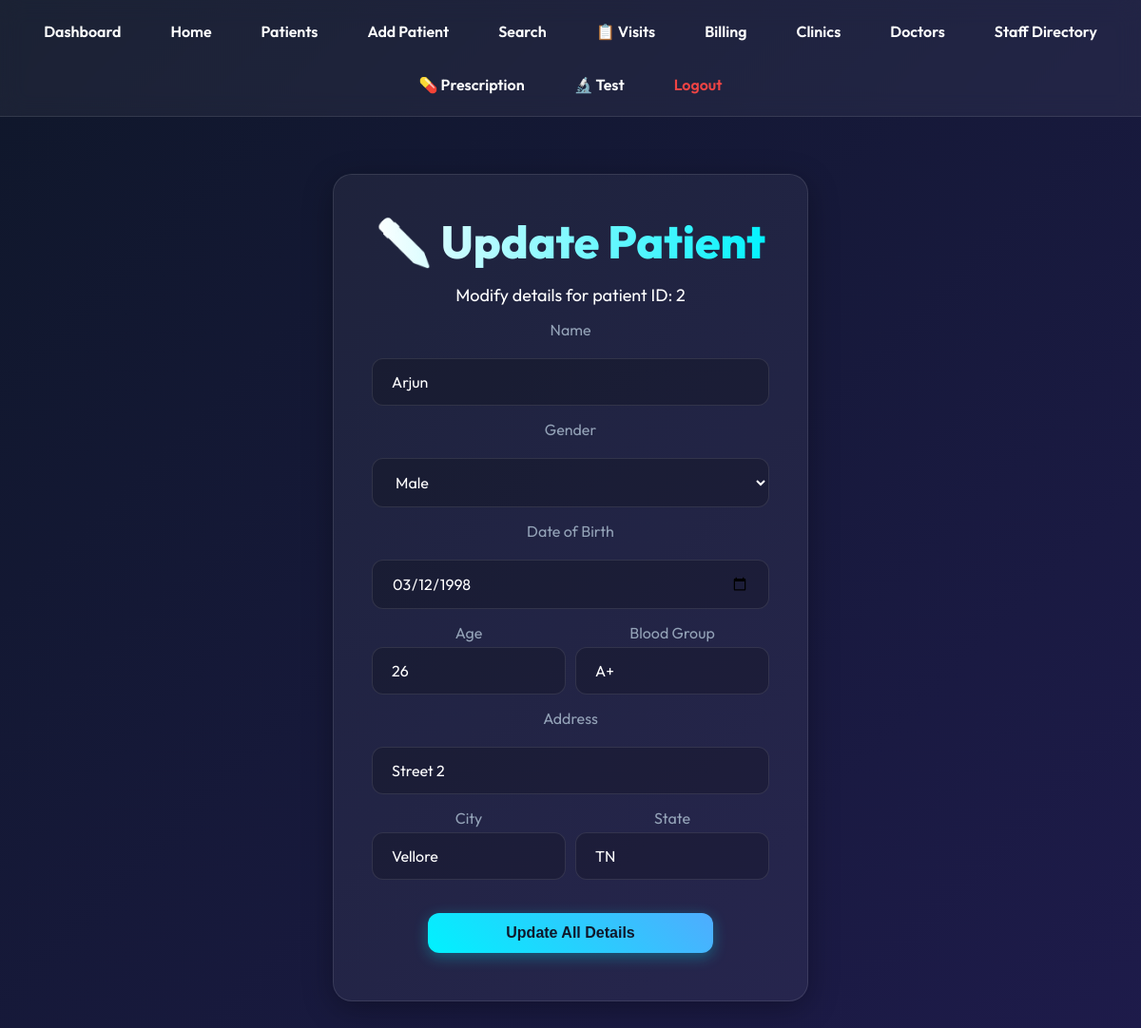
The page /update_patient.php?id=2 (signed in) on the database its author committed.
### tables this page shows
CREATE TABLE PATIENT (
              Patient_ID INTEGER PRIMARY KEY,
              Name TEXT NOT NULL,
              Gender TEXT,
              DOB TEXT,
              Age INTEGER,
              Blood_Group TEXT,
              Address TEXT,
              City TEXT,
              State TEXT
            );

### db.php (called while the page is built, shortened)
<?php
class AppDbResult {
    private array $rows;
    private int $index = 0;
    public function __construct(array $rows) {
        $this->rows = $rows;
    }
    public function fetch_assoc(): ?array {
        if ($this->index < count($this->rows)) {
            return $this->rows[$this->index++];
        }
        return null;
    }
}
class AppDb {
    private ?PDO $pdo;
    public function __construct(?PDO $pdo) {
        $this->pdo = $pdo;
    }
    public function query(string $sql) {
        $trimmed = ltrim($sql);
        if (preg_match('/^SELECT\b|^WITH\b|^SHOW\b|^PRAGMA\b/i', $trimmed)) {
            try {
                $stmt = $this->pdo->query($sql);
                $rows = $stmt ? $stmt->fetchAll(PDO::FETCH_ASSOC) : [];
                return new AppDbResult($rows);
            } catch (PDOException $e) {
                $this->error = $e->getMessage();
                return false;
            }
        }
    }
    public function real_escape_string($value): string {
        return str_replace(["\\", "'"], ["\\\\", "''"], (string) $value);
    }
}
$dbFile = __DIR__ . '/clinic.db';
if (class_exists('PDO') && class_exists('SQLite3')) {
    $pdo = new PDO('sqlite:' . $dbFile);
    $pdo->setAttribute(PDO::ATTR_ERRMODE, PDO::ERRMODE_EXCEPTION);
    $pdo->exec('PRAGMA foreign_keys = ON;');
    $conn = new AppDb($pdo);
}
?>

### update_patient.php (the view, shortened to what this page needs)
<?php
include 'db.php';
$id = $conn->real_escape_string($_GET['id']);
$result = $conn->query("SELECT * FROM PATIENT WHERE Patient_ID='$id'");
$row = $result->fetch_assoc();
include 'header.php';
?>
<div class="card" style="max-width: 500px; margin-bottom: 40px;">
    <h1>✏️ Update Patient</h1>
    <p class="subtitle">Modify details for patient ID: <?php echo htmlspecialchars($id); ?></p>
    <form method="POST">
        <label style="display:block; margin-bottom: 5px; color: var(--text-secondary);">Name</label>
        <input name="name" value="<?php echo htmlspecialchars($row['Name'] ?? ''); ?>" placeholder="Name" required>
        <label style="display:block; margin-bottom: 5px; color: var(--text-secondary);">Gender</label>
        <select name="gender" required>
            <option value="M" <?php if(($row['Gender'] ?? '')=='M') echo 'selected'; ?>>Male</option>
        </select>
        <label style="display:block; margin-bottom: 5px; color: var(--text-secondary);">Date of Birth</label>
        <input type="date" name="dob" value="<?php echo htmlspecialchars($row['DOB'] ?? ''); ?>">
        <div style="display:flex; gap: 10px;">
            <div style="flex:1;">
                <label style="display:block; margin-bottom: 5px; color: var(--text-secondary);">Age</label>
                <input type="number" name="age" value="<?php echo htmlspecialchars($row['Age'] ?? ''); ?>" placeholder="Age">
            </div>
            <div style="flex:1;">
                <label style="display:block; margin-bottom: 5px; color: var(--text-secondary);">Blood Group</label>
                <?php $bg = $row['Blood_Group'] ?? $row['Blood_group'] ?? $row['blood_group'] ?? ''; ?>
                <input type="text" name="blood_group" value="<?php echo htmlspecialchars($bg); ?>" placeholder="e.g. O+">
            </div>
        </div>
        <label style="display:block; margin-bottom: 5px; color: var(--text-secondary);">Address</label>
        <input type="text" name="address" value="<?php echo htmlspecialchars($row['Address'] ?? ''); ?>" placeholder="Street Address">
        <div style="display:flex; gap: 10px;">
            <div style="flex:1;">
                <label style="display:block; margin-bottom: 5px; color: var(--text-secondary);">City</label>
                <input type="text" name="city" value="<?php echo htmlspecialchars($row['City'] ?? ''); ?>" placeholder="City">
            </div>
            <div style="flex:1;">
                <label style="display:block; margin-bottom: 5px; color: var(--text-secondary);">State</label>
                <input type="text" name="state" value="<?php echo htmlspecialchars($row['State'] ?? ''); ?>" placeholder="State">
            </div>
        </div>
        <button type="submit" name="update" class="btn" style="width: 100%; margin-top: 20px;">Update All Details</button>
    </form>
</div>
<?php include 'footer.php'; ?>

### style.css (style rules this page uses)
:root { --text-primary: #ffffff; --text-secondary: #94a3b8; --bg-gradient-1: #0f172a; --bg-gradient-2: #1e1b4b; --glass-bg: rgba(255, 255, 255, 0.05); --glass-border: rgba(255, 255, 255, 0.1); --accent-color: #00f2fe; --accent-hover: #4facfe; --danger-color: #ef4444; }
* { box-sizing: border-box; margin: 0; padding: 0; }
body { font-family: 'Outfit', sans-serif; background: linear-gradient(135deg, var(--bg-gradient-1), var(--bg-gradient-2)); background-attachment: fixed; color: var(--text-primary); min-height: 100vh; display: flex; flex-direction: column; }
h1 { font-size: 48px; font-weight: 800; margin-bottom: 10px; text-align: center; background: linear-gradient(90deg, #fff, var(--accent-color)); -webkit-background-clip: text; background-clip: text; -webkit-text-fill-color: transparent; }
.subtitle { font-size: 18px; color: var(--text-secondary); text-align: center; margin-bottom: 50px; }
.card { background: var(--glass-bg); backdrop-filter: blur(16px); border: 1px solid var(--glass-border); border-radius: 20px; padding: 40px; box-shadow: 0 8px 32px rgba(0, 0, 0, 0.3); margin: 0 auto; max-width: 500px; text-align: center; transition: transform 0.3s ease, box-shadow 0.3s ease; }
.card p { font-size: 18px; margin: 15px 0; color: var(--text-primary); }
.btn, .card a.btn-link { display: inline-block; text-decoration: none; background: linear-gradient(45deg, var(--accent-color), var(--accent-hover)); color: #0f172a; font-weight: 700; padding: 12px 24px; margin: 10px 5px; border-radius: 12px; border: none; font-size: 16px; cursor: pointer; transition: all 0.3s ease; box-shadow: 0 4px 15px rgba(0, 242, 254, 0.3); width: calc(100% - 10px); max-width: 300px; }
form { display: flex; flex-direction: column; gap: 15px; align-items: center; width: 100%; }
input, select { width: 100%; padding: 14px 20px; border-radius: 12px; border: 1px solid var(--glass-border); background: rgba(0, 0, 0, 0.2); color: var(--text-primary); font-size: 16px; font-family: 'Outfit', sans-serif; outline: none; transition: border-color 0.3s; }
input::placeholder { color: var(--text-secondary); }
option { background: var(--bg-gradient-1); color: var(--text-primary); }

### rows shown on the page
patient: name "Arjun", gender "Male", dob "03/12/1998", age "26", blood_group "A+", address "Street 2", city "Vellore", state "TN"

### other values the page prints
$id "2"
